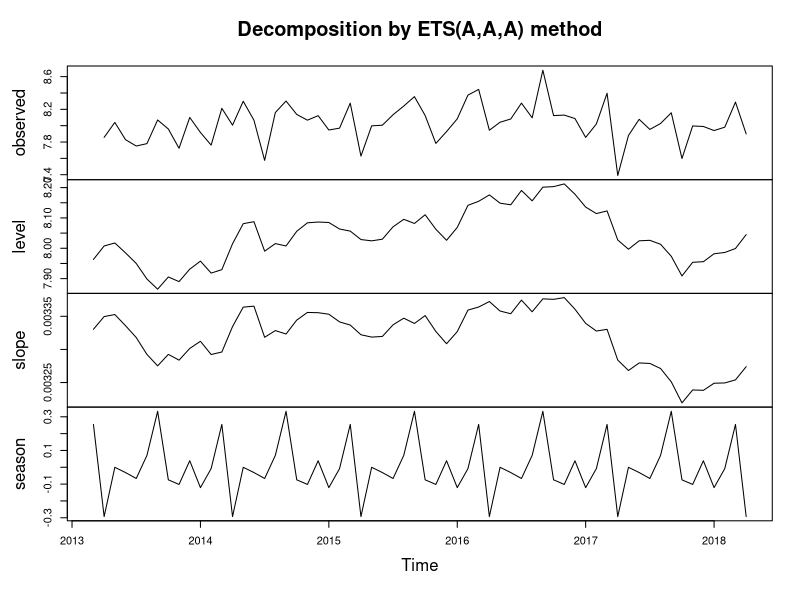
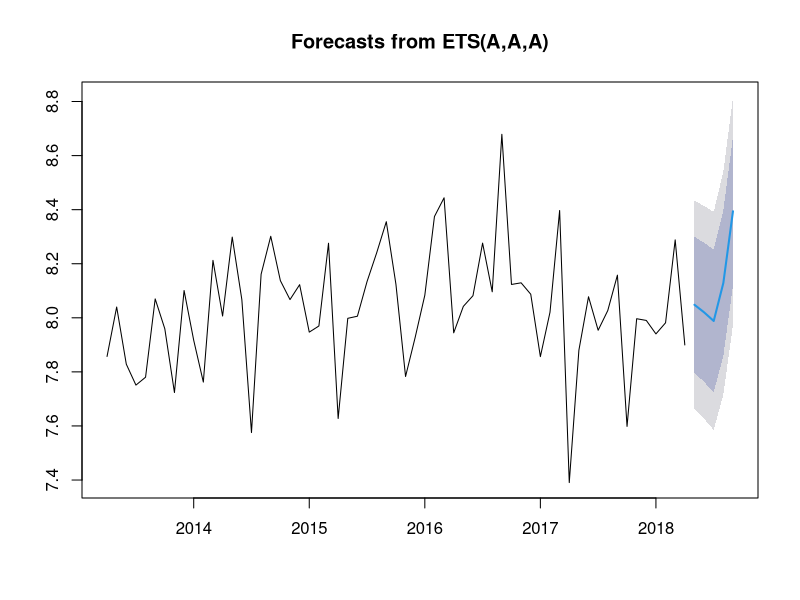
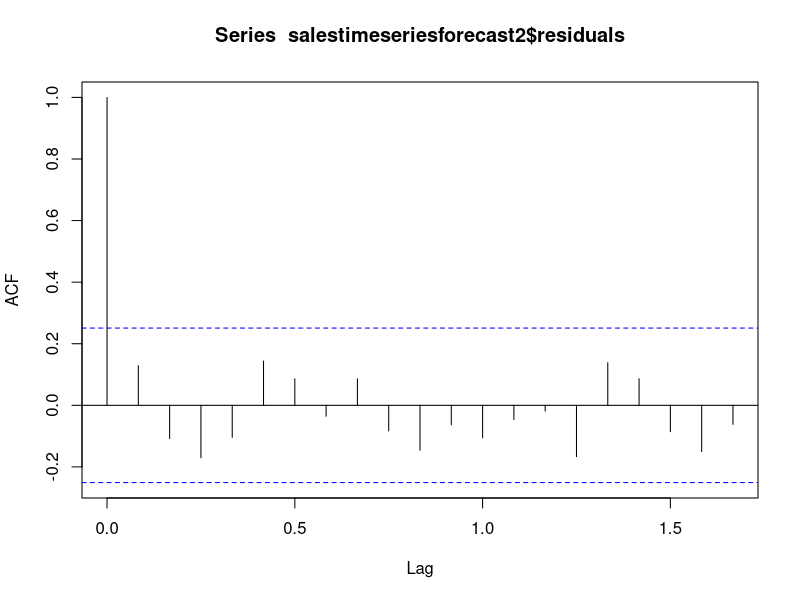
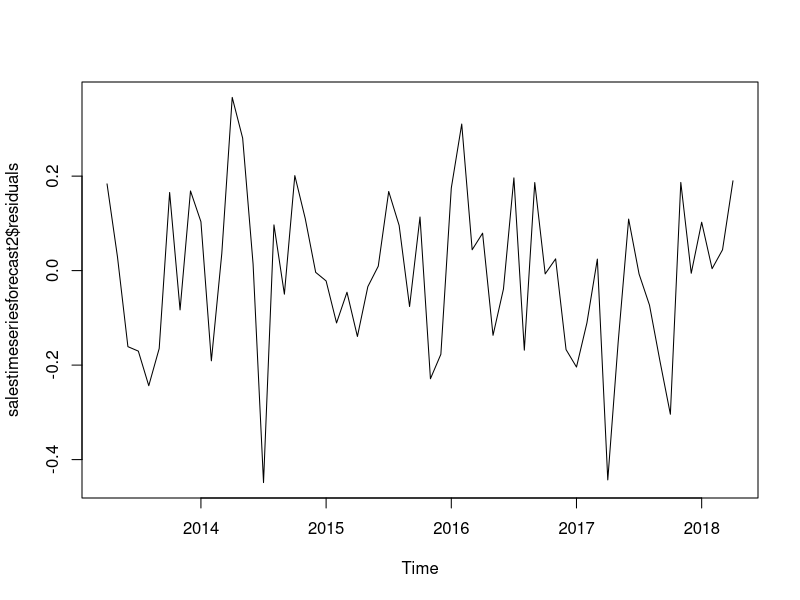
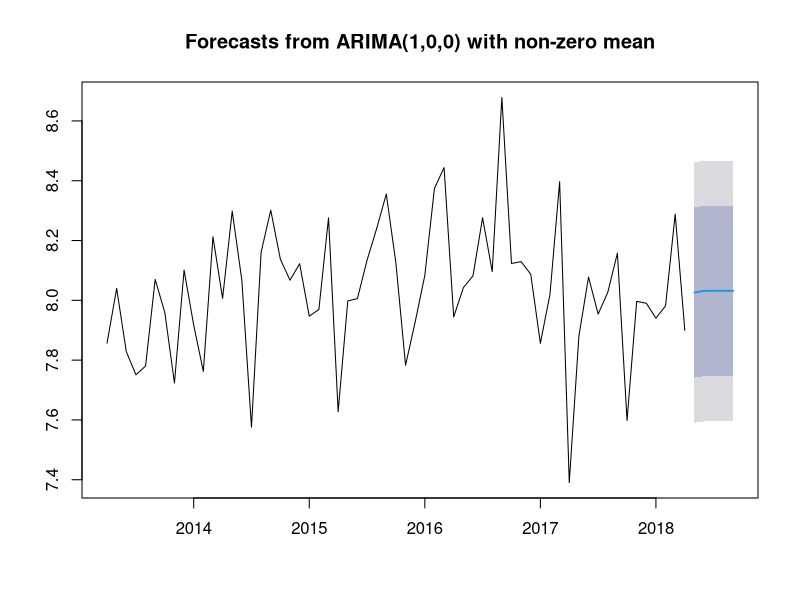
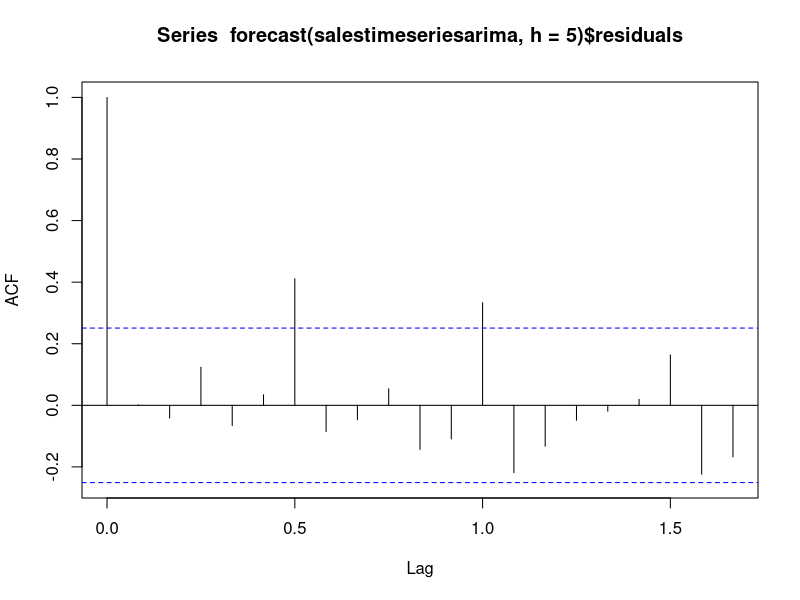
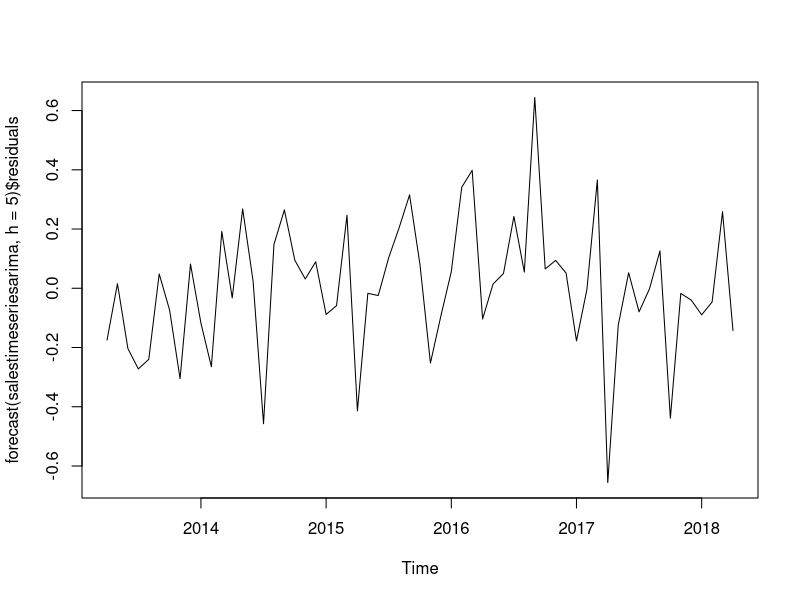
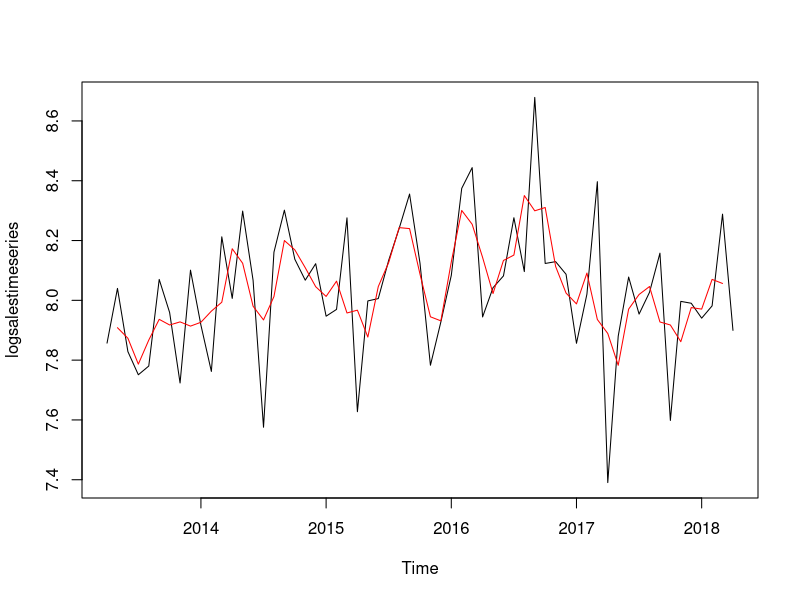

Write the R code that produced these figures, in order.
library("forecast")
library("tseries")
library("TTR")

ensemble <- function(res,act,fit){
  MAD = 0
  for (x in res) {
    MAD = MAD + abs(x)
  }
  MAD = MAD / 3
  
  TS=0
  for (x in res) {
    TS=TS + x
  }
  TS = TS / MAD
  EC = 0
  correctedforecast = fit
  if(TS < -3 || TS >  3) {
    for (x in res) {
      EC = EC + x
    }
    EC = (EC / 3) * 100
    correctedforecast = fit + EC
  }
  
  E = ( correctedforecast - act ) / act
  return(E)
}

#*****Following is the time series data of sales of TMT Bars of 10mm diameter from a certain stockyard.********

sales <- c(2583.787,3102.35,2511.16,2324.134,2392.93,3196.865,2861.87,2261.08,3297.57,2743.33,2350.27,3686.508,3000.43,4018.094,3187.14,1950.017,3502.03,4030.21,3420.182,3188.731,3369.622,2827.065,2892.185,3927.877,2054.093,2975.29,2998.483,3408.44,3790.459,4253.33,3374.81,2399.403,2773.33,3240.64,4335.372,4646.409,2819.9,3109.69,3234.82,3929.464,3281.91,5876.29,3372.181,3392.775,3252.63,2582.19,3043.24,4432.95,1620.514,2644.22,3222.367,2846.888,3062.23,3490.414,1994.82,2970.78,2952.076,2808.53,2926.4,3976.92,2696.08)
salestimeseries <- ts(sales,frequency = 12, start = c(2013,4))
logsalestimeseries <- log(salestimeseries)
n <-length(sales)

#********* Exponential smoothing ***************

salestimeseriesforecast <- ets(logsalestimeseries,model = "ZAA", damped = NULL, alpha = NULL,beta = NULL, gamma = NULL)
plot(salestimeseriesforecast)
salestimeseriesforecast2<-forecast.ets(salestimeseriesforecast,h=5)
plot(forecast(salestimeseriesforecast2))
acf(salestimeseriesforecast2$residuals,lag.max = 20)
Box.test(salestimeseriesforecast2$residuals,lag = 20,type = "Ljung-Box")
plot.ts(salestimeseriesforecast2$residuals)
res1 <- c(salestimeseriesforecast$residuals[n-3],salestimeseriesforecast$residuals[n-2],salestimeseriesforecast$residuals[n-1])
act <- salestimeseriesforecast$x[n]
EF <- salestimeseriesforecast$fitted[n]
EE <- ensemble(res1, act, EF)

#********* ARIMA Model ****************

adf.test(logsalestimeseries, alternative = "stationary")
auto.arima(logsalestimeseries)
salestimeseriesarima <- arima(logsalestimeseries, order = c(1,0,0))
plot(forecast(salestimeseriesarima,h=5))
acf(forecast(salestimeseriesarima,h=5)$residuals, lag.max = 20)
Box.test(forecast(salestimeseriesarima,h=5)$residuals, lag = 20, type = "Ljung-Box")
plot.ts(forecast(salestimeseriesarima,h=5)$residuals)
res2 <- c(salestimeseriesarima$residuals[n-3],salestimeseriesarima$residuals[n-2],salestimeseriesarima$residuals[n-1])
AF <- fitted(salestimeseriesarima)[n]
AE <- ensemble(res2, act, AF)

#********* MA3 Model ******************

plot(logsalestimeseries)
sm <- ma(logsalestimeseries,order=3)
lines(sm,col="red")
res3 <- c(logsalestimeseries[n-3] - sm[n-3], logsalestimeseries[n-2] - sm[n-2], logsalestimeseries[n-1] - sm[n-1])
MF <- sm[n-1]
ME3 <- ensemble(res3, act, MF)

#**********Ensembled Forecast**********

EnsembleForecastMay = ( (1/AE)*AF + (10/EE)*EF + (25/ME3)*MF) / (1/AE + 10/EE + 25/ME3)
EnsembleForecastMay <- exp(EnsembleForecastMay)
EnsembleForecastMay
actualMay <- 3174.76
accuracy <- 100 - (abs(EnsembleForecastMay-actualMay)/actualMay*100)
accuracy














